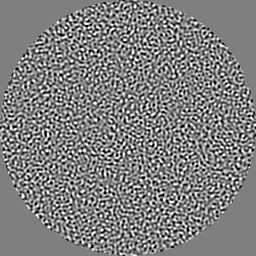
#> input picture freq_anchor_eval/anchor_delta.png, 256 x 256 px
$ python eval_freq_anchor.py --image freq_anchor_eval/x_w.png --image-dir freq_anchor_eval   (older library calls are emulated)
#> lines starting #> are read from the running program, lines starting #| are printed output that depends on the picture
### freq_anchor.py
"""Pixel-frequency rotation synchronization anchors for RGB images.

The module is intentionally independent of diffusion/VAE code. It operates on
float32 RGB images in [0, 1], estimates rotation before encoder/inversion
stages, and returns plain NumPy arrays for easy integration into experiments.
"""

from __future__ import annotations

from typing import Dict, Optional, Tuple

import numpy as np
from scipy import ndimage


EPS = 1e-8


def _normalize_zero_mean_unit_std(x: np.ndarray) -> np.ndarray:
    x = np.asarray(x, dtype=np.float32)
    x = x - np.mean(x)
    std = float(np.std(x))
    if std < EPS:
        return np.zeros_like(x, dtype=np.float32)
    return (x / std).astype(np.float32)


def bandpass_2d(x: np.ndarray, frequency_mask: np.ndarray) -> np.ndarray:
    """Bandpass a 2D array with the provided frequency mask."""

    arr = np.asarray(x, dtype=np.float32)
    mask = np.asarray(frequency_mask)
    if arr.shape != mask.shape:
        raise ValueError(f"Mask shape {mask.shape} does not match array {arr.shape}")
    return np.fft.ifft2(np.fft.fft2(arr) * mask).real.astype(np.float32)


def _rgb_to_ycbcr(img_rgb: np.ndarray) -> Tuple[np.ndarray, np.ndarray, np.ndarray]:
    img = np.asarray(img_rgb, dtype=np.float32)
    r = img[..., 0]
    g = img[..., 1]
    b = img[..., 2]
    y = 0.299 * r + 0.587 * g + 0.114 * b
    cb = -0.168736 * r - 0.331264 * g + 0.5 * b + 0.5
    cr = 0.5 * r - 0.418688 * g - 0.081312 * b + 0.5
    return y.astype(np.float32), cb.astype(np.float32), cr.astype(np.float32)


def _ycbcr_to_rgb(y: np.ndarray, cb: np.ndarray, cr: np.ndarray) -> np.ndarray:
    cb_shift = cb - 0.5
    cr_shift = cr - 0.5
    r = y + 1.402 * cr_shift
    g = y - 0.344136 * cb_shift - 0.714136 * cr_shift
    b = y + 1.772 * cb_shift
    return np.clip(np.stack([r, g, b], axis=-1), 0.0, 1.0).astype(np.float32)


def _validate_rgb(img_rgb: np.ndarray) -> np.ndarray:
    img = np.asarray(img_rgb, dtype=np.float32)
    if img.ndim != 3 or img.shape[-1] != 3:
        raise ValueError(f"Expected RGB image with shape (H, W, 3), got {img.shape}")
    return img


def make_anchor_template(
    H: int,
    W: int,
    key: int = 0,
    rmin: float = 0.12,
    rmax: float = 0.28,
    circular_window: bool = True,
) -> Tuple[np.ndarray, np.ndarray]:
    """Create a reproducible weak mid-frequency spatial residual.

    Frequencies are measured with ``np.fft.fftfreq`` in cycles/pixel. The radial
    mask keeps components whose normalized radius satisfies ``rmin <= r <= rmax``.
    """

    if H <= 0 or W <= 0:
        raise ValueError("H and W must be positive")
    if not 0 <= rmin < rmax:
        raise ValueError("Expected 0 <= rmin < rmax")

    rng = np.random.default_rng(key)
    noise = rng.standard_normal((H, W)).astype(np.float32)

    fy = np.fft.fftfreq(H)
    fx = np.fft.fftfreq(W)
    yy, xx = np.meshgrid(fy, fx, indexing="ij")
    radius = np.sqrt(xx * xx + yy * yy)
    frequency_mask = (radius >= rmin) & (radius <= rmax)

    filtered_fft = np.fft.fft2(noise) * frequency_mask
    delta = np.fft.ifft2(filtered_fft).real.astype(np.float32)
    delta = _normalize_zero_mean_unit_std(delta)

    if circular_window:
        y = np.arange(H, dtype=np.float32) - (H - 1) / 2.0
        x = np.arange(W, dtype=np.float32) - (W - 1) / 2.0
        yy_sp, xx_sp = np.meshgrid(y, x, indexing="ij")
        crop_radius = min(H, W) / 2.0
        window = ((xx_sp * xx_sp + yy_sp * yy_sp) <= crop_radius * crop_radius).astype(
            np.float32
        )
        delta = (delta * window).astype(np.float32)
        delta = _normalize_zero_mean_unit_std(delta)

    return delta.astype(np.float32), frequency_mask


def embed_anchor_rgb(img_rgb: np.ndarray, delta: np.ndarray, alpha: float) -> np.ndarray:
    """Embed ``alpha * delta`` into the RGB image luminance channel."""

    img = _validate_rgb(img_rgb)
    delta_arr = np.asarray(delta, dtype=np.float32)
    if delta_arr.shape != img.shape[:2]:
        raise ValueError(f"Delta shape {delta_arr.shape} does not match image {img.shape[:2]}")

    y, cb, cr = _rgb_to_ycbcr(img)
    y_sync = np.clip(y + float(alpha) * delta_arr, 0.0, 1.0).astype(np.float32)
    return _ycbcr_to_rgb(y_sync, cb, cr)


def bandpass_y_channel(img_rgb: np.ndarray, frequency_mask: np.ndarray) -> np.ndarray:
    """Return normalized mid-frequency luminance content."""

    img = _validate_rgb(img_rgb)
    mask = np.asarray(frequency_mask)
    if mask.shape != img.shape[:2]:
        raise ValueError(f"Mask shape {mask.shape} does not match image {img.shape[:2]}")

    y, _, _ = _rgb_to_ycbcr(img)
    bandpassed = bandpass_2d(y, mask)
    return _normalize_zero_mean_unit_std(bandpassed)


def ncc(a: np.ndarray, b: np.ndarray) -> float:
    """Compute normalized cross correlation between same-shaped arrays."""

    a_norm = _normalize_zero_mean_unit_std(np.asarray(a, dtype=np.float32))
    b_norm = _normalize_zero_mean_unit_std(np.asarray(b, dtype=np.float32))
    if a_norm.shape != b_norm.shape:
        raise ValueError(f"Shape mismatch for NCC: {a_norm.shape} vs {b_norm.shape}")
    return float(np.mean(a_norm * b_norm))


def rotate_image_keep_size(
    img: np.ndarray,
    angle: float,
    mode: str = "reflect",
) -> np.ndarray:
    """Rotate a 2D array or HxWxC image while preserving its original size."""

    if mode not in {"reflect", "constant"}:
        raise ValueError('mode must be "reflect" or "constant"')

    arr = np.asarray(img, dtype=np.float32)
    rotated = ndimage.rotate(
        arr,
        float(angle),
        axes=(1, 0),
        reshape=False,
        order=1,
        mode=mode,
        cval=0.0,
        prefilter=False,
    )
    return rotated.astype(np.float32)


def _angle_grid(start: float, stop: float, step: float) -> np.ndarray:
    if step <= 0:
        raise ValueError("Search step must be positive")
    count = int(np.floor((stop - start) / step)) + 1
    grid = start + step * np.arange(max(count, 1), dtype=np.float32)
    if grid.size == 0 or grid[-1] < stop - 1e-6:
        grid = np.append(grid, np.float32(stop))
    return grid.astype(np.float32)


def detect_rotation_angle(
    img_rgb: np.ndarray,
    delta: np.ndarray,
    frequency_mask: np.ndarray,
    coarse_step: float = 2.0,
    fine_step: float = 0.25,
    angle_range: Tuple[float, float] = (-180, 180),
    mode: str = "reflect",
) -> Tuple[float, float, Dict[str, Tuple[np.ndarray, np.ndarray]]]:
    """Estimate attack rotation angle by correlating bandpassed Y with delta.

    Sign convention: if the attack is ``rotate_image_keep_size(x, theta)``, this
    function should return ``theta_hat ~= theta``. Correction then uses
    ``rotate_image_keep_size(x_att, -theta_hat)``.
    """

    delta_arr = np.asarray(delta, dtype=np.float32)
    if delta_arr.ndim != 2:
        raise ValueError(f"Expected 2D delta, got {delta_arr.shape}")

    bandpassed_y = bandpass_y_channel(img_rgb, frequency_mask)
    if delta_arr.shape != bandpassed_y.shape:
        raise ValueError(
            f"Delta shape {delta_arr.shape} does not match image {bandpassed_y.shape}"
        )

    angle_min, angle_max = float(angle_range[0]), float(angle_range[1])
    if angle_min > angle_max:
        raise ValueError("angle_range must be ordered as (min, max)")

    coarse_angles = _angle_grid(angle_min, angle_max, float(coarse_step))
    coarse_scores = np.array(
        [
            ncc(
                bandpassed_y,
                bandpass_2d(rotate_image_keep_size(delta_arr, theta, mode=mode), frequency_mask),
            )
            for theta in coarse_angles
        ],
        dtype=np.float32,
    )
    best_coarse = float(coarse_angles[int(np.argmax(coarse_scores))])

    fine_min = max(angle_min, best_coarse - float(coarse_step))
    fine_max = min(angle_max, best_coarse + float(coarse_step))
    fine_angles = _angle_grid(fine_min, fine_max, float(fine_step))
    fine_scores = np.array(
        [
            ncc(
                bandpassed_y,
                bandpass_2d(rotate_image_keep_size(delta_arr, theta, mode=mode), frequency_mask),
            )
            for theta in fine_angles
        ],
        dtype=np.float32,
    )
    best_idx = int(np.argmax(fine_scores))
    theta_hat = float(fine_angles[best_idx])
    best_score = float(fine_scores[best_idx])

    return theta_hat, best_score, {
        "coarse": (coarse_angles, coarse_scores),
        "fine": (fine_angles, fine_scores),
    }


def remove_anchor_rgb(
    img_rgb_corr: np.ndarray,
    delta: np.ndarray,
    frequency_mask: Optional[np.ndarray] = None,
) -> Tuple[np.ndarray, float]:
    """Estimate and subtract the anchor strength from a corrected RGB image."""

    img = _validate_rgb(img_rgb_corr)
    delta_arr = np.asarray(delta, dtype=np.float32)
    if delta_arr.shape != img.shape[:2]:
        raise ValueError(f"Delta shape {delta_arr.shape} does not match image {img.shape[:2]}")

    y, cb, cr = _rgb_to_ycbcr(img)
    if frequency_mask is None:
        y_for_fit = y.astype(np.float32)
        delta_for_fit = delta_arr
    else:
        mask = np.asarray(frequency_mask)
        if mask.shape != y.shape:
            raise ValueError(f"Mask shape {mask.shape} does not match image {y.shape}")
        y_for_fit = bandpass_2d(y, mask)
        delta_for_fit = bandpass_2d(delta_arr, mask)

    y_fit_centered = y_for_fit - np.mean(y_for_fit)
    delta_fit_centered = delta_for_fit - np.mean(delta_for_fit)
    numerator = float(np.sum(y_fit_centered * delta_fit_centered))
    denominator = float(np.sum(delta_fit_centered * delta_fit_centered))
    alpha_hat = 0.0 if denominator < EPS else numerator / denominator

    y_clean = np.clip(y - alpha_hat * delta_arr, 0.0, 1.0).astype(np.float32)
    return _ycbcr_to_rgb(y_clean, cb, cr), float(alpha_hat)

### eval_freq_anchor.py
"""Standalone baseline evaluation for pixel-frequency rotation anchors.

This script is deliberately minimal and independent of diffusion code. If an
image is provided, it treats that image as the already generated watermarked
image ``x_w``. Otherwise it creates a deterministic synthetic RGB image so the
frequency-anchor pipeline can be smoke-tested end to end.
"""

from __future__ import annotations

import argparse
import csv
import inspect
import math
import os
import importlib
from pathlib import Path
from typing import Callable, Dict, List, Optional, Sequence, Tuple

os.environ.setdefault("MPLCONFIGDIR", "/tmp/matplotlib")

import matplotlib

matplotlib.use("Agg")
import matplotlib.pyplot as plt
import numpy as np
from PIL import Image
from skimage.metrics import peak_signal_noise_ratio, structural_similarity

from freq_anchor import (
    bandpass_2d,
    bandpass_y_channel,
    detect_rotation_angle,
    embed_anchor_rgb,
    make_anchor_template,
    ncc,
    remove_anchor_rgb,
    rotate_image_keep_size,
)


CSV_FIELDS = [
    "image_id",
    "alpha",
    "rmin",
    "rmax",
    "theta_gt",
    "theta_hat",
    "angle_error",
    "ncc_score",
    "psnr_sync",
    "ssim_sync",
    "vae_mse_sync",
    "vae_cos_sync",
    "zt_mse_sync",
    "zt_cos_sync",
    "base_score",
    "oracle_score",
    "anchorsync_score",
    "anchorsync_remove_score",
    "anchor_base_score",
    "anchor_oracle_score",
    "anchor_sync_score",
    "anchor_remove_score",
    "alpha_hat",
]

SUMMARY_FIELDS = [
    "alpha",
    "mean_angle_error",
    "max_angle_error",
    "failure_rate_error_gt_1deg",
    "failure_rate_error_gt_3deg",
    "mean_psnr_sync",
    "mean_ssim_sync",
    "mean_anchor_oracle_score",
    "mean_anchor_sync_score",
    "mean_anchor_remove_score",
    "mean_vae_mse_sync",
    "mean_vae_cos_sync",
]

IMAGE_EXTENSIONS = {".png", ".jpg", ".jpeg"}

_SSIM_HAS_CHANNEL_AXIS = "channel_axis" in inspect.signature(structural_similarity).parameters
_PIL_BICUBIC = getattr(getattr(Image, "Resampling", Image), "BICUBIC", Image.BICUBIC)


def parse_float_list(text: str) -> List[float]:
    return [float(item.strip()) for item in text.split(",") if item.strip()]


def load_rgb_image(path: Path, size: Optional[int] = None) -> np.ndarray:
#> called with size = 512
    img = Image.open(path).convert("RGB")
    if size is not None:
        img = img.resize((size, size), _PIL_BICUBIC)
#> img: PIL image 512x512 RGB
    return (np.asarray(img).astype(np.float32) / 255.0).clip(0.0, 1.0)


def collect_inputs(args: argparse.Namespace) -> List[Tuple[str, np.ndarray]]:
    resize_size = None if args.no_resize else args.size
    if args.image_dir:
        image_dir = Path(args.image_dir)
        paths = sorted(
            path for path in image_dir.iterdir() if path.suffix.lower() in IMAGE_EXTENSIONS
        )
        if not paths:
            raise ValueError(f"No png/jpg/jpeg images found in {image_dir}")
        return [(path.stem, load_rgb_image(path, size=resize_size)) for path in paths]
#> call 2 of load_rgb_image, with size = 512
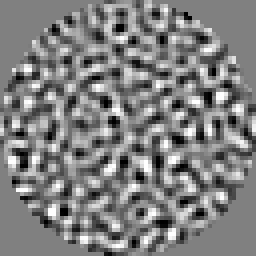
#> input picture freq_anchor_eval/anchor_delta_synthetic.png, 64 x 64 px (shown 4 times larger)
#> call 3 of load_rgb_image, with size = 512
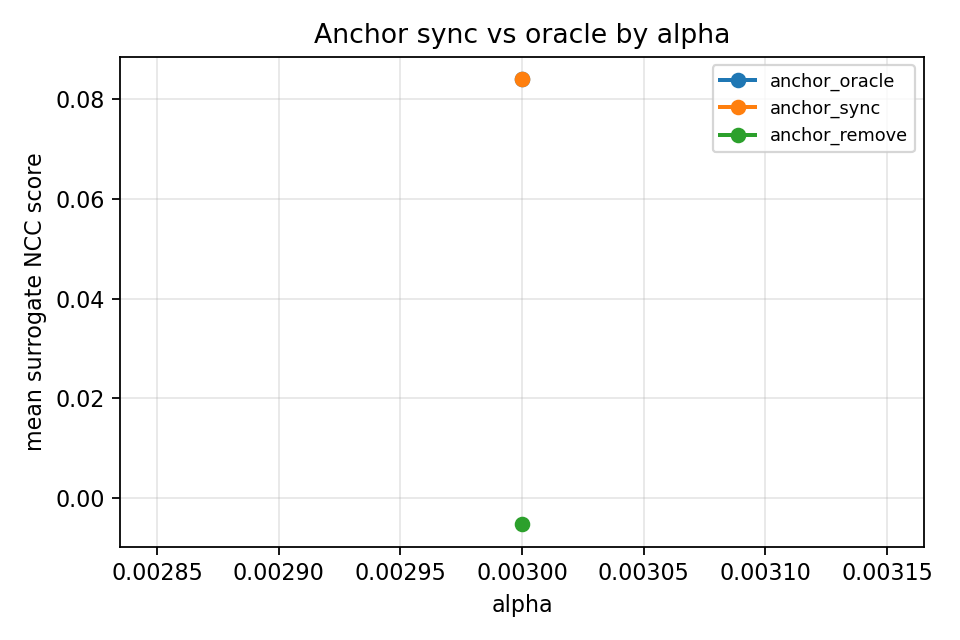
#> input picture freq_anchor_eval/anchor_sync_vs_oracle_by_alpha.png, 960 x 640 px
#> call 4 of load_rgb_image, with size = 512
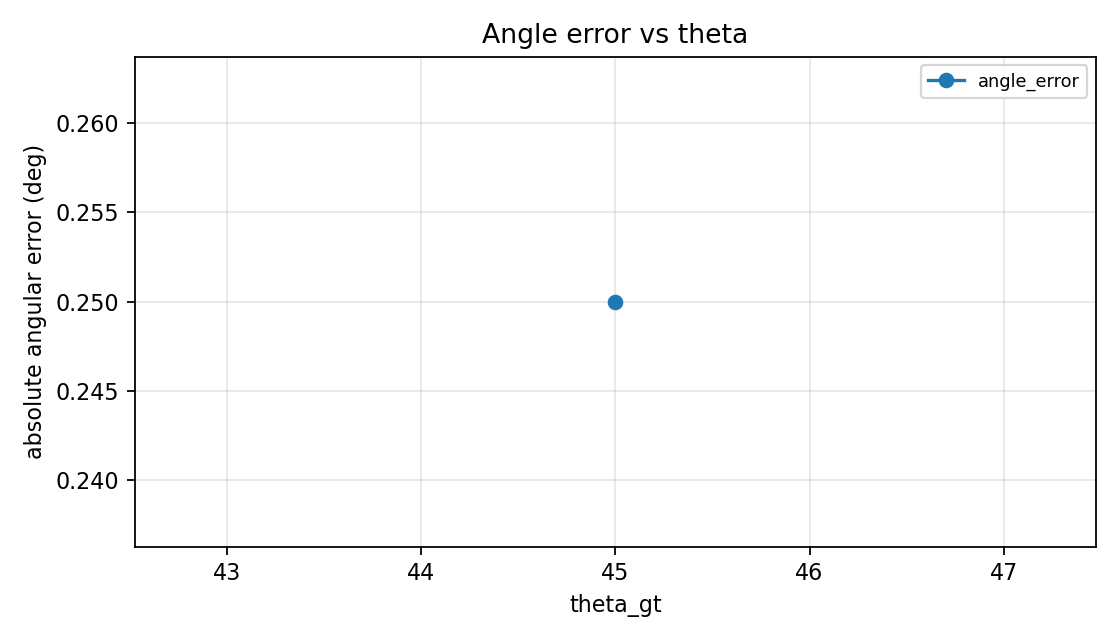
#> input picture freq_anchor_eval/angle_error_vs_theta.png, 1120 x 640 px
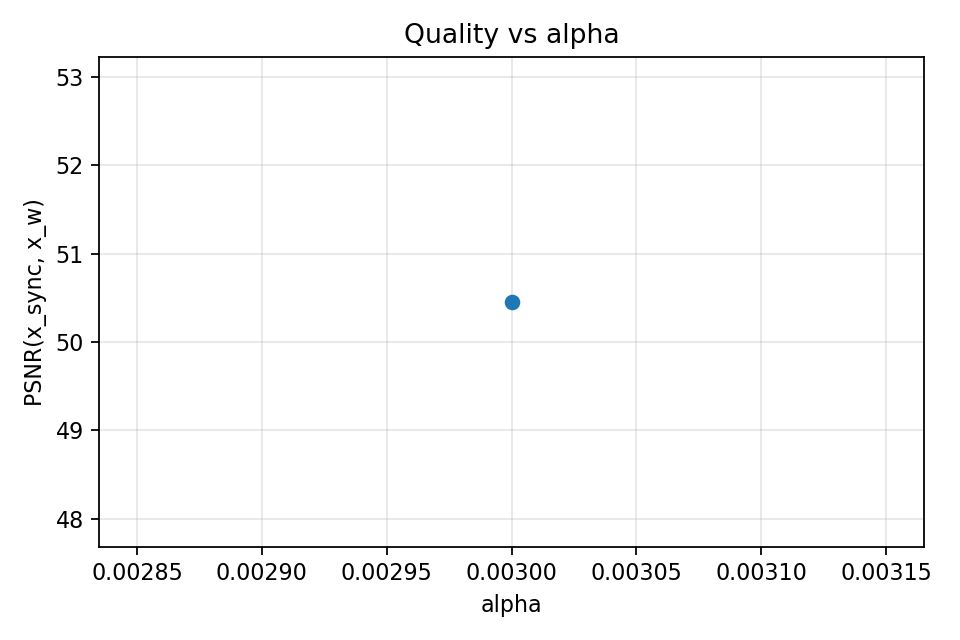
#> input picture freq_anchor_eval/quality_vs_alpha.png, 960 x 640 px
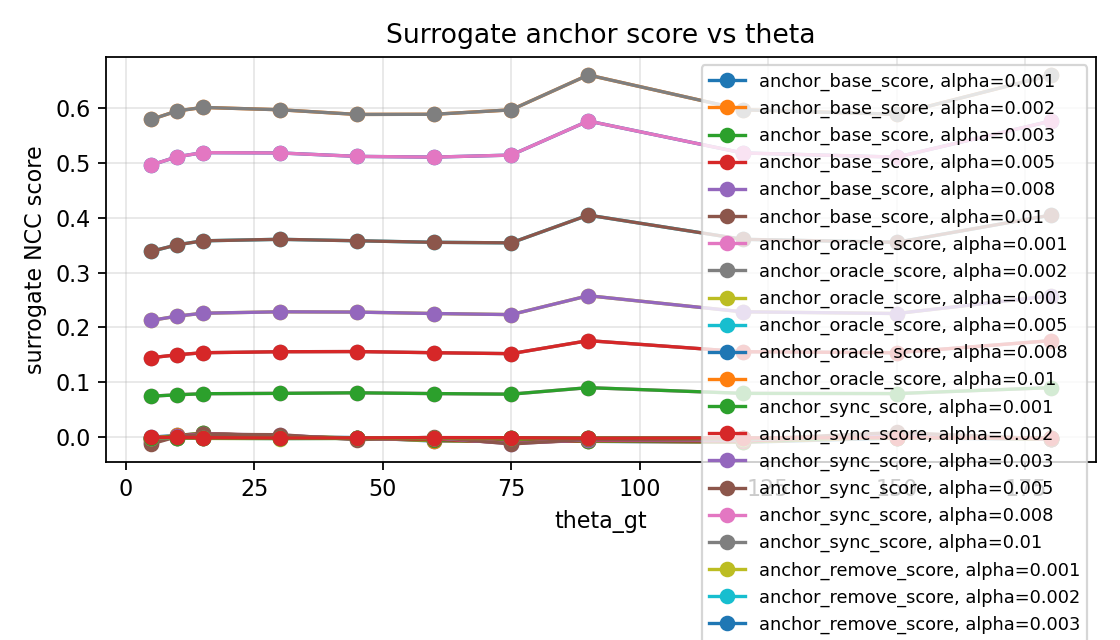
#> input picture freq_anchor_eval/surrogate_anchor_score_vs_theta.png, 1120 x 640 px
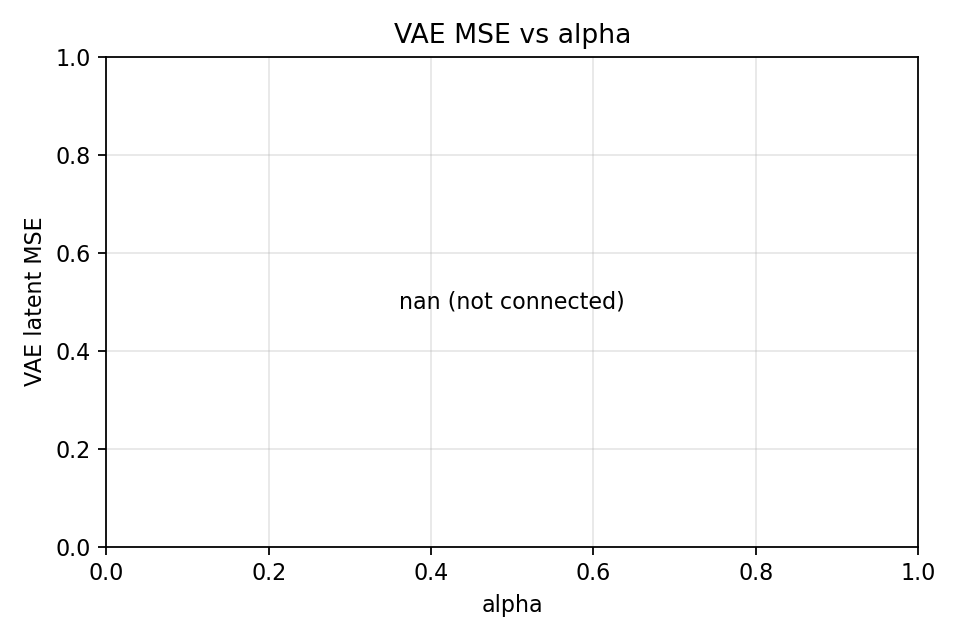
#> input picture freq_anchor_eval/vae_mse_vs_alpha.png, 960 x 640 px
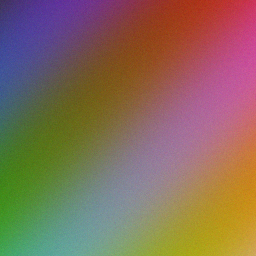
#> input picture freq_anchor_eval/x_w.png, 256 x 256 px
#> in load_rgb_image, img is the input picture: PIL image 256x256 RGB; mean R, G, B 133.9, 108.4, 89.2
#> (the rest of the program and of its run is left out)
